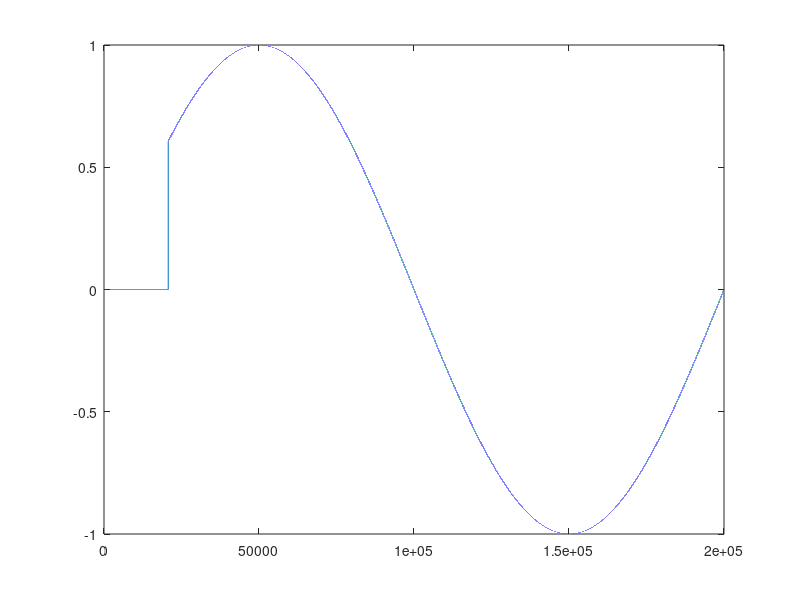

Write the MATLAB code that produced this figure. (Note: this script raises an error after producing the figure.)
close all;
clear all;
clc;
function kff = calculateKff(signal)
     rms_value = rms(signal);
     
    arv = mean(abs(signal));
    if arv == 0
        kff = 0; 
    else
        kff = rms_value / arv;
    end
end

y = load("form.dat");
plot(y);

kff = calculateKff(y);

figure;

t = 0 : 0.00001 : 2;
f = 5;
A = 5.12;

bipolar_wave = sawtooth(2 * pi * f * t);
unipolar_sawtooth = A * (bipolar_wave + 1) / 2;

kff_sawtooth = calculateKff(unipolar_sawtooth);

disp("Custom signal Form Factor: " + kff);
disp("Sawtooth signal Form Factor: " + kff_sawtooth);
disp("Difference in Form Factor between two signals");
disp(kff_sawtooth - kff);

disp("The tolerance of both signals are so small that Form Factor is almost the same");
disp("The change in amplitude or frequency doesn't change the Form Factor because " + ...
    "it's more likely to show the waveform shape rather than magnitiude or peaks");

plot(t, unipolar_sawtooth);
